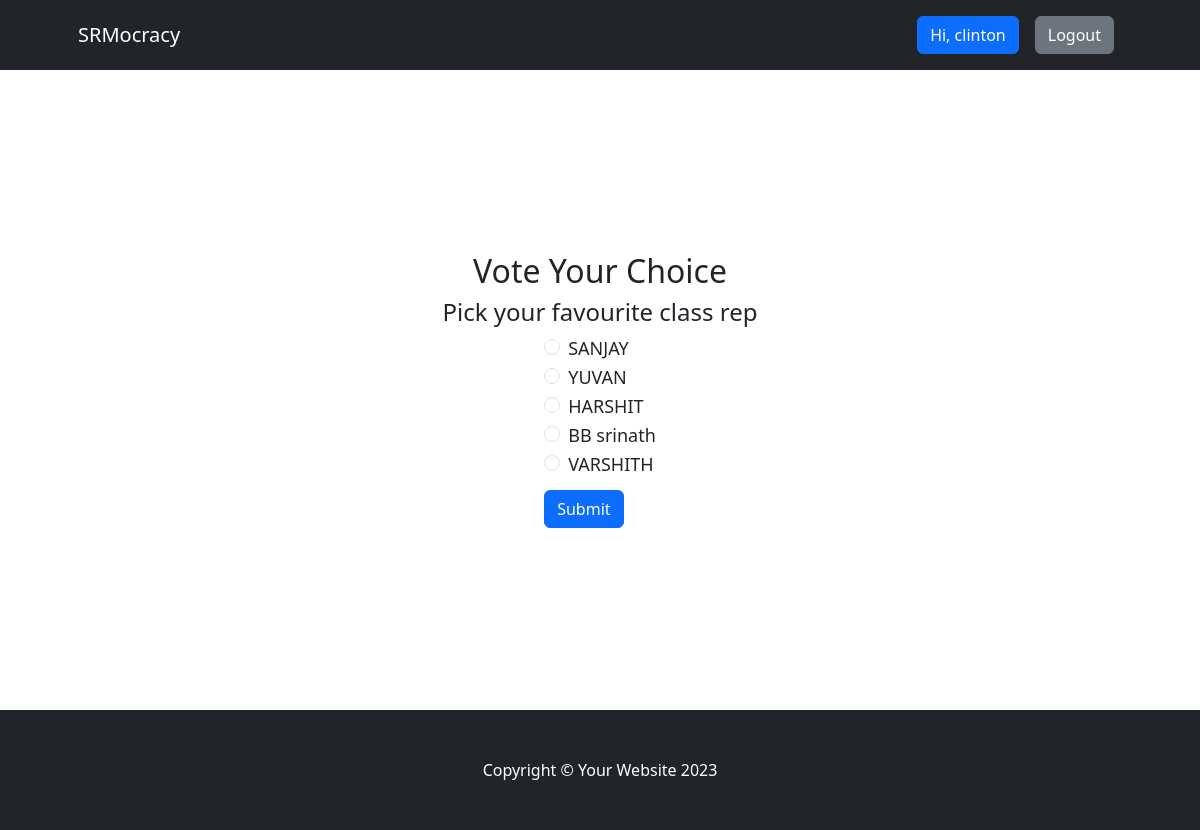
Screenshot of /vote/class-rep (signed in) with the database file from the repository.
### voteapp/models.py (models this page shows, shortened)
class Category(models.Model):
    title = models.CharField(max_length=200)
    slug = models.SlugField(blank=True, null=True)
    description = models.TextField(blank=True, null=True)
    total_vote = models.IntegerField(default=0)
    voters = models.ManyToManyField(User, blank=True)

class CategoryItem(models.Model):
    title = models.CharField(max_length=200)
    total_vote = models.IntegerField(default=0)
    category = models.ForeignKey(Category, on_delete=models.CASCADE, related_name="items")
    voters = models.ManyToManyField(User, blank=True)

### voteapp/views.py (the view, shortened to what this page needs)
# urls.py: path("vote/<str:slug>", views.detail, name="detail"),
@login_required(login_url="signin")
def detail(request, slug):
    category = Category.objects.get(slug=slug)
    categories = CategoryItem.objects.filter(category=category)
    msg = None
    if request.user.is_authenticated:
        if category.voters.filter(id=request.user.id).exists():
            msg = "voted"
    context = {"category": category, "categories": categories, "msg": msg}
    return render(request, "detail.html", context)

### voteapp/templates/detail.html (shortened to what this page needs)
{% extends 'base.html' %}
{% block content %}
<div class="container voteContainer">
    <h2>Vote Your Choice</h2>
    <h4>Pick your favourite {{category.title}}</h4>
    {% if msg  %}
    <div class="alert alert-primary" role="alert">
      You have already voted in this category
    </div>
    <a class="btn btn-primary btn-lg" href="{% url 'result' category.slug %}">See Result</a>
    {% else %}
    <form action="" method='POST'>
      {% for category in categories  %}
      <div class="form-check">
        <input class="form-check-input" type="radio" value="{{category.id}}" name="category_item" id="flexRadioDefault{{category.id}}" required>
        <label class="form-check-label" for="flexRadioDefault{{category.id}}">
          {{category.title}}
        </label>
      </div>
      {% endfor %}
    <button type="submit" class='btn btn-primary'>Submit</button>
  </form>
    {% endif %}
</div>
{% endblock content %}

### voteapp/templates/base.html (shortened to what this page needs)
<!DOCTYPE html>
{% load static %}
<html lang="en">
<head>
    <link href="https://cdn.jsdelivr.net/npm/bootstrap-icons@1.4.1/font/bootstrap-icons.css" rel="stylesheet" />
    <link rel="stylesheet" href="{% static 'css/bootstrap.css' %}">
    <link rel="stylesheet" href="{% static 'css/style.css' %}">
</head>
<body>
     <nav class="navbar navbar-expand-lg navbar-dark bg-dark">
        <div class="container px-lg-5">
            <a class="navbar-brand" href="{% url 'index'  %}">SRMocracy</a>
            <div class="collapse navbar-collapse" id="navbarSupportedContent">
                <ul class="navbar-nav ms-auto mb-2 mb-lg-0">
                    {% if request.user.is_authenticated %}
                    <li class="nav-item"><a class="nav-link" href="#"><button class="btn btn-primary">Hi, {{request.user.username}}</button></a></li>
                    <li class="nav-item"><a class="nav-link" href="{% url 'logout' %}"><button class="btn btn-secondary">Logout</button></a></li>
                    {% else %}
                    <li class="nav-item"><a class="nav-link" href="{% url 'signin' %}"><button class="btn btn-primary">Login</button></a></li>
                    <li class="nav-item"><a class="nav-link" href="{% url 'signup' %}"><button class="btn btn-primary">SignUp</button></a></li>
                    {% endif %}
                </ul>
            </div>
        </div>
    </nav>
    {% block content %}
    {% endblock content %}
     <footer class="py-5 bg-dark">
        <div class="container"><p class="m-0 text-center text-white">Copyright &copy; Your Website 2023</p></div>
    </footer>
</body>
</html>

### voteapp/static/css/style.css (style rules this page uses)
* { box-sizing: border-box; }
.voteContainer { display: flex; flex-direction: column; align-items: center; justify-content: center; height: 80vh; padding: 10px 0px 0px 0px; }
.voteContainer button { margin: 10px 0px 10px 0px; }
.voteContainer label { font-size: 18px; font-weight: 500; }

### rows the page displays
Category: title "class rep"
CategoryItem: title "SANJAY"
CategoryItem: title "YUVAN"
CategoryItem: title "HARSHIT"
CategoryItem: title "BB srinath"
CategoryItem: title "VARSHITH"

### other values shown
{{ request.user.username }} "clinton"
